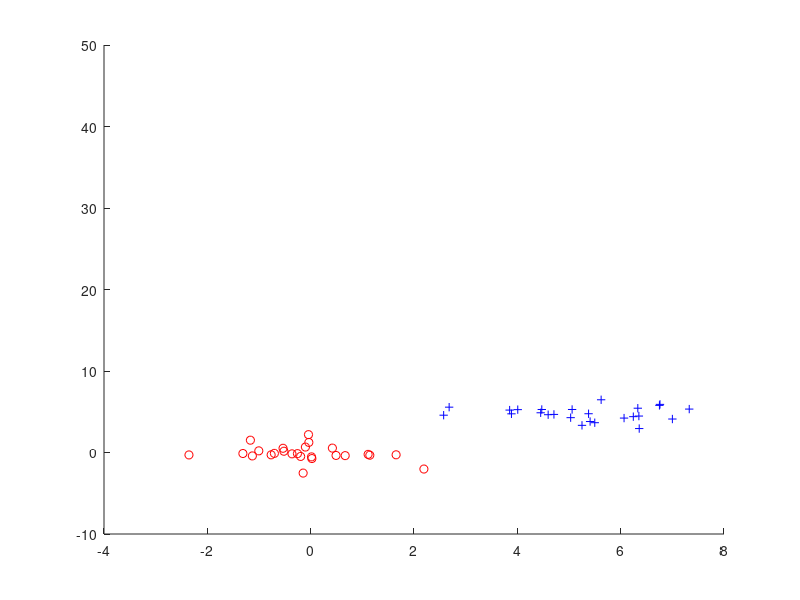

MATLAB code for this plot:
n = 25;
data1 = normrnd(0,1,[n 2]);
data2 = normrnd(5,1,[n 2]);
xdata = [data1;data2];
n = size(xdata,1);
names = [];
for i=1:(size(xdata)/2)
    names(i) = 1;
end
for i=(size(xdata)/2)+1:size(xdata)
    names(i) = -1;
end
names = names.';
TRAINDATA= [xdata names];
% Find the number of examples and attributes used in the data
numOfExamples = size(TRAINDATA,1)
numOfAttributes = size(TRAINDATA,2)-1
% Extract the attribute matrix X and label vector Y
X = TRAINDATA(:,1:numOfAttributes)
Y = TRAINDATA(:,numOfAttributes+1)
% Split the data into no and yes play days
X_YES_DAYS = X(find(Y==1),:)
X_NO_DAYS = X(find(Y==-1),:)
hold on
% Plot the yes days
plot(X_YES_DAYS(:,1),X_YES_DAYS(:,2),'or')
% Plot the no days
plot(X_NO_DAYS(:,1),X_NO_DAYS(:,2),'+b')
%%% Code to find the SVM hyperplane will go here! %%%%
H=eye(numOfAttributes+1)
H(numOfAttributes+1,numOfAttributes+1)=0
f=zeros(numOfAttributes+1,1)
Z = [X ones(numOfExamples,1)]
%%%%%%%%%%In linear case there should be 
%%%%%%%%%%A=-diag(Y)*Z 
%%%%%%%%%%but because I use nonlinear kernel then I change A to
dotproduct = (-diag(Y)*Z);
A = dotproduct.*(1 + dotproduct); 
c=-1*ones(numOfExamples,1);
w=quadprog(H,f,A,c);
%%% Code to plot the SVM separating hyperplane will go here! %%%%
X1= xdata;
w1=w(1,1);
w2=w(2,1);
b=w(3,1);
%%%%%%%%%%In linear case there should be 
%%%%%%%%%%Y1=-(w1*X1+b)/w2;
%%%%%%%%%%but because I use nonlinear kernel then I change A to
dotproduct = (w1*X1);
A = dotproduct.*(1 + dotproduct); 
Y1=-(A+b)/w2; %Seperating hyperplane
surf(Y1);